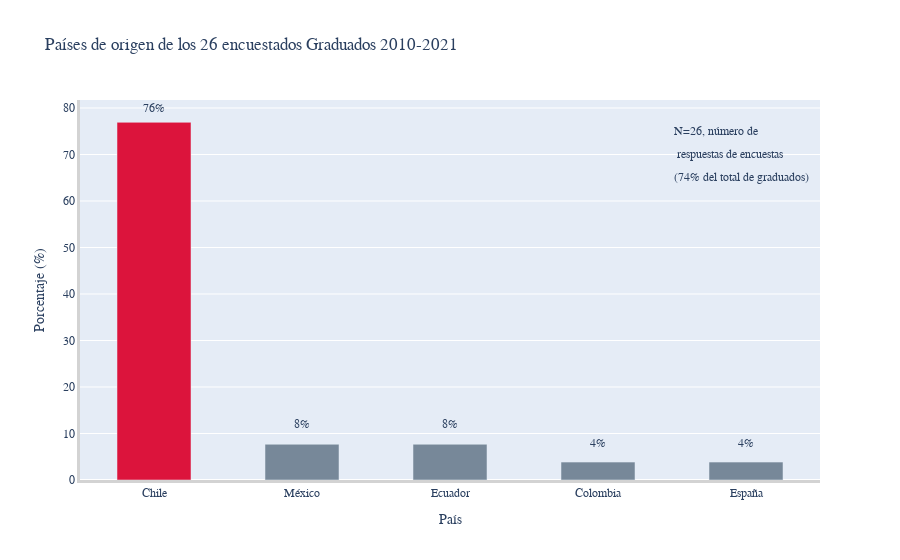

Notebook source saved alongside this figure:
### Markdown cell above
## ¿Cuál es su <span style="color:#AC1212">*país de origen*</span>?

### Code cell
path_file_sorted    = 'egresados_sorted.xlsx'
visual_pais(path_file_sorted)

### Figure 1 — Plotly figure (JSON) as saved in the notebook; plotly's stock layout.template omitted (floating-point values rounded to 4 significant figures)
{"data": [{"marker": {"color": ["crimson", "lightslategray", "lightslategray", "lightslategray", "lightslategray"]}, "type": "bar", "width": [0.5, 0.5, 0.5, 0.5, 0.5], "x": ["Chile", "México", "Ecuador", "Colombia", "España"], "y": [76.92, 7.69, 7.69, 3.85, 3.85]}], "layout": {"annotations": [{"arrowhead": 1, "showarrow": false, "text": "76%", "x": 0, "y": 80}, {"arrowhead": 2, "showarrow": false, "text": "8%", "x": 1, "y": 12}, {"arrowhead": 2, "showarrow": false, "text": "8%", "x": 2, "y": 12}, {"arrowhead": 2, "showarrow": false, "text": "4%", "x": 3, "y": 8}, {"arrowhead": 2, "showarrow": false, "text": "4%", "x": 4, "y": 8}, {"arrowhead": 1, "showarrow": false, "text": "N=26, número de", "x": 3.8, "y": 75}, {"arrowhead": 1, "showarrow": false, "text": "respuestas de encuestas", "x": 3.89, "y": 70}, {"arrowhead": 1, "showarrow": false, "text": "(74% del total de graduados)", "x": 3.97, "y": 65}], "font": {"family": "Rockwell", "size": 12}, "showlegend": false, "title": {"text": "Países de origen de los 26 encuestados Graduados 2010-2021"}, "xaxis": {"linecolor": "lightgrey", "linewidth": 3, "showline": true, "title": {"text": "País"}}, "yaxis": {"linecolor": "lightgrey", "linewidth": 3, "showline": true, "title": {"text": "Porcentaje (%)"}}}}
